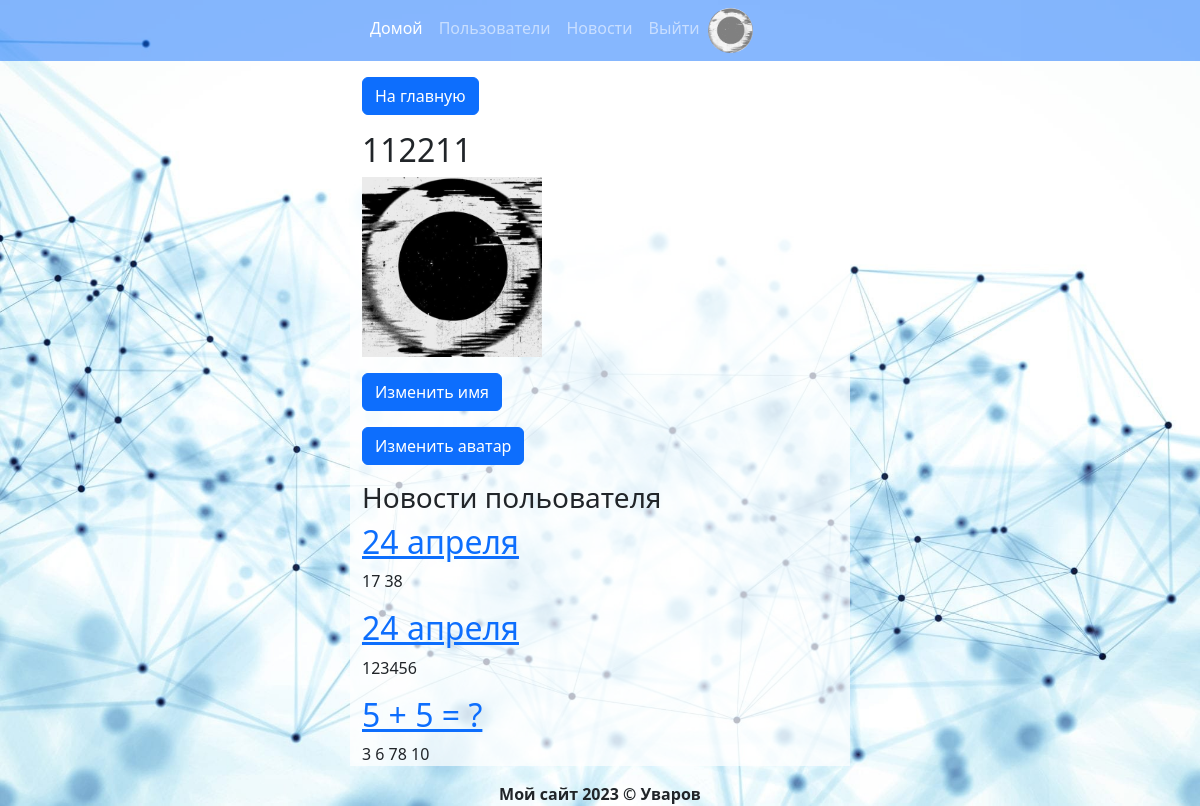
Page /profile/1 (signed in) on the earlier database version.
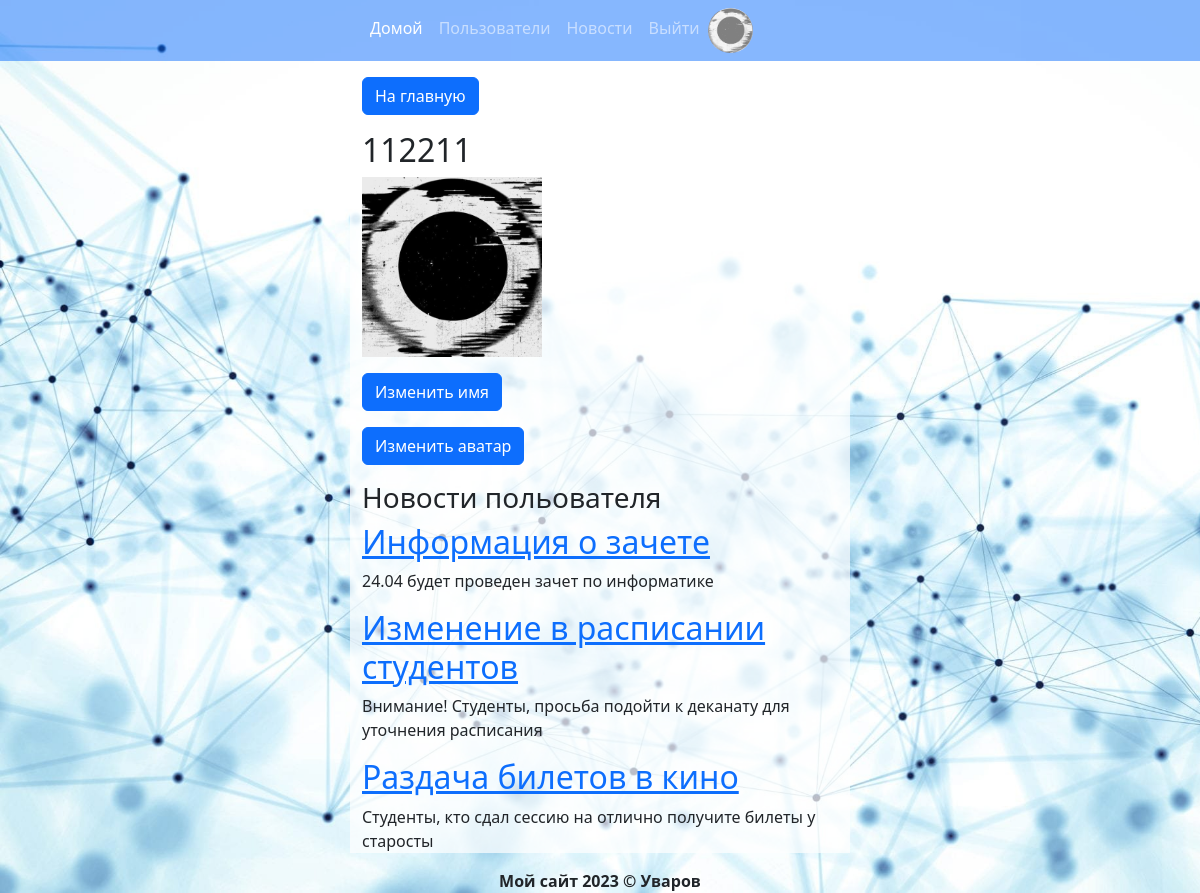
Same page on the later database version.
### data/users.py (models this page shows, shortened)
class User(SqlAlchemyBase, UserMixin):
    __tablename__ = 'users'
    id = sqlalchemy.Column(sqlalchemy.Integer,
                           primary_key=True, autoincrement=True)
    name = sqlalchemy.Column(sqlalchemy.String, nullable=True)
    about = sqlalchemy.Column(sqlalchemy.String, nullable=True)
    email = sqlalchemy.Column(sqlalchemy.String,
                              index=True, unique=True, nullable=True)
    hashed_password = sqlalchemy.Column(sqlalchemy.String, nullable=True)
    created_date = sqlalchemy.Column(sqlalchemy.DateTime,
                                     default=datetime.datetime.now)
    avatar = sqlalchemy.Column(sqlalchemy.String, nullable=True)

### data/news.py (models this page shows)
class News(SqlAlchemyBase):
    __tablename__ = 'news'
    id = sqlalchemy.Column(sqlalchemy.Integer,
                           primary_key=True, autoincrement=True)
    title = sqlalchemy.Column(sqlalchemy.String, nullable=True)
    content = sqlalchemy.Column(sqlalchemy.String, nullable=True)
    created_date = sqlalchemy.Column(sqlalchemy.DateTime,
                                     default=datetime.datetime.now)
    is_private = sqlalchemy.Column(sqlalchemy.Boolean, default=True)
    user_id = sqlalchemy.Column(sqlalchemy.Integer,
                                sqlalchemy.ForeignKey("users.id"))
    user = orm.relationship('User')

### main.py (the view)
@app.route('/profile/<int:id>')
def profile(id):
    db_sess = db_session.create_session()
    user = db_sess.query(User).filter(User.id == id).first()
    news = db_sess.query(News).filter(News.user_id == id).all()
    return render_template('user_profile.html', user=user, news=news)

### data/db_session.py (called while the page is built)
def create_session() -> Session:
    global __factory
    return __factory()

### main.py (called while the page is built)
@login_manager.user_loader
def load_user(user_id):
    db_sess = db_session.create_session()
    return db_sess.query(User).get(user_id)

### templates/user_profile.html
{% extends "base.html" %}
{% block content %}
<a href="/" class="btn btn-primary " role="button">На главную</a>
<div class="mt-3">
    <div>
        <h2>{{ user.name }}</h2>
        {%if user.avatar %}
        <img src="/static/{{user.avatar}}" width="180" height="180" alt="" class="round"/>
        {% else %}
        <img src="/static/user.png" width="180" height="180" alt="" class="round"/>
        {% endif %}
        {%if current_user.is_authenticated and current_user.id == user.id%}
        <p class="mt-3">
            <a class="btn btn-primary" href="/change_name" role="button">Изменить
                имя</a>
        </p>
        <p>
            <a class="btn btn-primary" href="/avatar" role="button">Изменить
                аватар</a>
        </p>
        {% endif %}
    </div>
    <div class="mt-3">
        <h3>Новости польователя</h3>
        {% for i in news if i.title %}
        <div>
            <a href="/news/{{i.id}}">
                <h2>{{ i.title }}</h2>
            </a>
            <p>{{ i.content }}</p>
        </div>
        {% endfor %}
    </div>
</div>
{% endblock %}

### templates/base.html (shortened to what this page needs)
<html>
<head>
    <link href="https://cdn.jsdelivr.net/npm/bootstrap@5.3.0-alpha3/dist/css/bootstrap.min.css" rel="stylesheet"
>
</head>
<body>
<nav class="navbar navbar-expand-lg mb-3 bg-primary" data-bs-theme="dark">
    <div class="container" style="max-width:500px !important;">
        <div class="collapse navbar-collapse" id="navbarSupportedContent">
            <ul class="navbar-nav me-auto mb-2 mb-lg-0">
                <li class="nav-item">
                    <a class="nav-link active" aria-current="page" href="/">Домой</a>
                </li>
                <li class="nav-item">
                    <a class="nav-link" href="/users">Пользователи</a>
                </li>
                <li class="nav-item">
                    <a class="nav-link" href="/news" role="button" aria-current="page">
                        Новости
                    </a>
                </li>
                <li class="nav-item flex">
                    {% if current_user.is_authenticated %}
                    <a class="nav-link" href="/out">Выйти</a>
                    <a href="/profile/{{current_user.id}}">
                        {%if current_user.avatar%}
                            <img src="/static/{{current_user.avatar}}" width="45" height="45" alt="" class="icon_user"/>
                        {% else %}
                            <img src="/static/user.png" width="45" height="45" alt="" class="icon_user"/>
                        {% endif %}
                    </a>
                    {% else %}
                    <a class="nav-link" href="/login">Войти</a>
                    {% endif %}
                </li>
            </ul>
        </div>
    </div>
</nav>
<div class="container bg" style="max-width:500px !important;">
    {% block content %}{% endblock %}
</div>
<div class="container text-center fs-6" style="max-width:500px !important;">
    <b>Мой сайт 2023 © Уваров</b>
</div>
</body>
</html>

### templates/base.html (style rules this page uses)
.icon_user { display: inline-block; border-radius:50%; overflow:hidden; }
.flex { display:flex; }
body { background-image: url(/static/bg.jpg); background-size: cover; }
.navbar { opacity:0.5; transition:300ms; }
.bg { background: rgba(255, 255, 255, 0.7); min-height: 80vh; }

Differences in the rows shown:
changed News: title "24 апреля" → "Информация о зачете"; content "17 38" → "24.04 будет проведен зачет по информатике"
changed News: title "24 апреля" → "Изменение в расписании студентов"; content "123456" → "Внимание! Студенты, просьба подойти к деканату для уточнения расписания"
changed News: title "5 + 5 = ?" → "Раздача билетов в кино"; content "3 6 78 10" → "Студенты, кто сдал сессию на отлично получите билеты у старосты"
